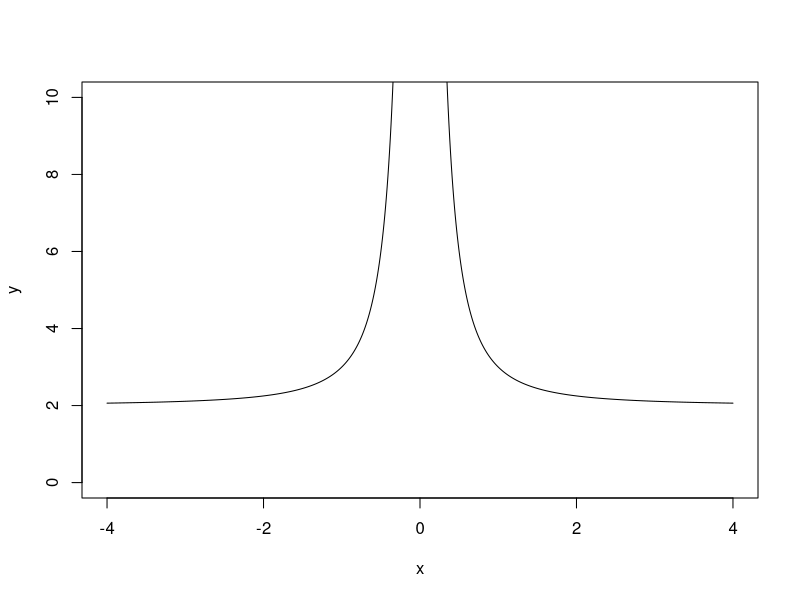
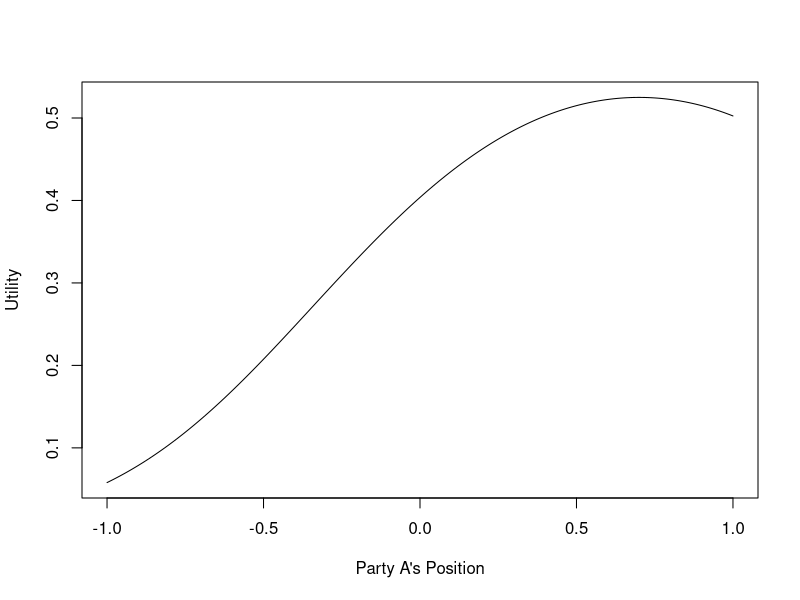
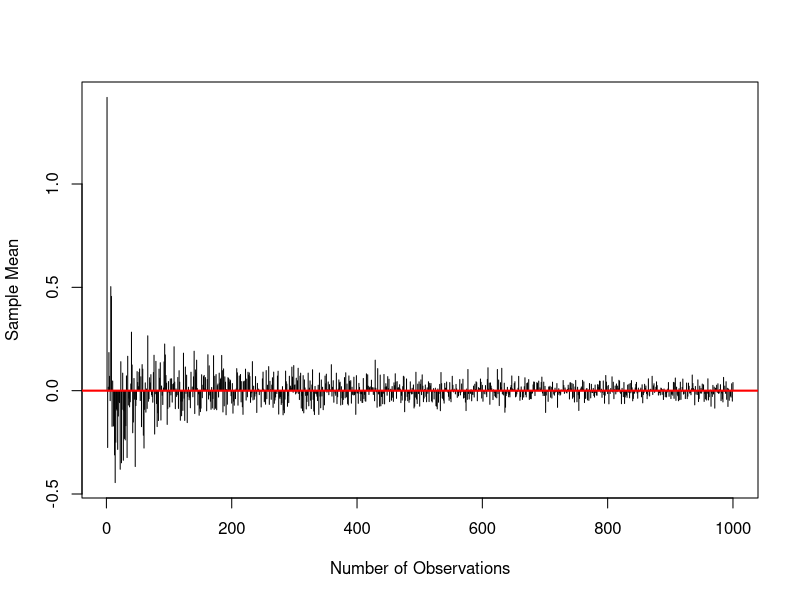
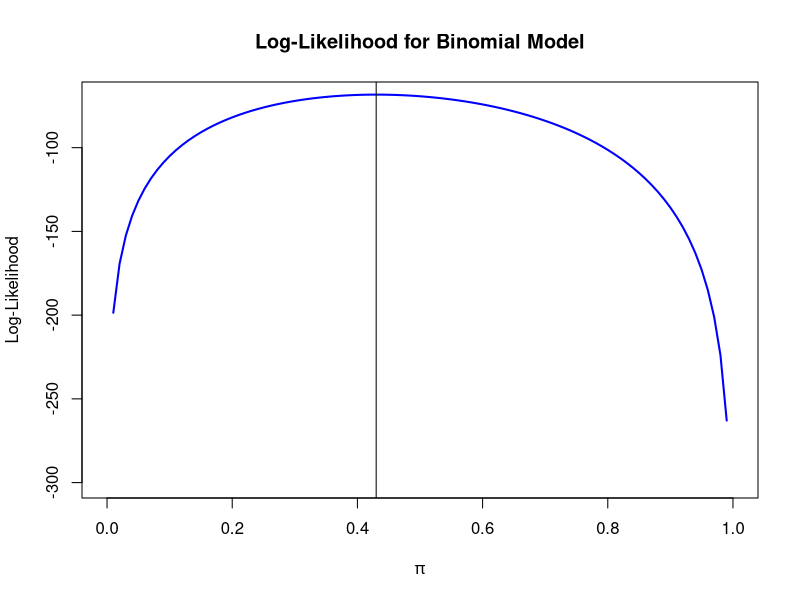

Generate these figures, in order, with R:
###CHAPTER 11: ADDITIONAL PROGRAMMING TOOLS###
###POLITICAL ANALYSIS USING R, BY JAMIE MONOGAN###

#clean up
rm(list=ls())

##SECTION 11.1: PROBABILITY DISTRIBUTIONS##
#standard normal cumulative distribution function
pnorm(1.645)

#random draw from standard normal
a <- rnorm(1)
a

#10 draws from a chi-squared distribution with 4 degrees of freedom
c <- rchisq(10,df=4)
c

#quantile function for a chi-squared distribution with 4 degrees of freedom
qchisq(.9,df=4)

#probability mass function for a Poisson distribution with intensity parameter 9
dpois(5,lambda=9)

#probability density function for a normal distribution with mean 4 and standard deviation 2
dnorm(1,mean=4,sd=2)

##SECTION 11.2: FUNCTIONS##
#define a simple function where y depends on x
first.fun<-function(x){
     y<-2+x^{-2}
     return(y)
     }

#return values of y given values of x
first.fun(1)
first.fun(3)

#graph the function given a range of values of x from -4 to 4
my.x<-seq(-4,4,by=.01)
plot(y=first.fun(my.x),x=my.x,type='l',xlab="x",ylab="y",ylim=c(0,10))

#define a more complicated function based on Equation 11.1
Quadratic.A<-function(m.1,m.2,p,delta,theta.A,theta.D){
    util.a<-plogis(-(m.1-theta.A)^2+(m.1-theta.D)^2+p)+delta*plogis(-(m.2-theta.A)^2+(m.2-theta.D)^2)
    return(util.a)
    }
    
#determine utility value given parameter values
Quadratic.A(m.1=.7,m.2=-.1,p=.1,delta=0,theta.A=.7,theta.D=.7)

#graph the utility function manipulating values of theta.Aj
positions<-seq(-1,1,.01)
util.A<-Quadratic.A(m.1=.7,m.2=-.1,p=.1,delta=0,theta.A=positions,theta.D=.7)
plot(x=positions,y=util.A,type='l',xlab="Party A's Position",ylab="Utility")

##SECTION 11.3: LOOPS##
#set random seed for reproducibility of experiment
set.seed(271828183)

#set a storage vector to store results from each trial
store <- matrix(NA,1000,1)

#create a loop in which samples from the standard normal are drawn and then the average is reported
for (i in 1:1000){
     a <- rnorm(i)
     store[i] <- mean(a)
     }
     
#plot the output to illustrate the law of large numbers     
plot(store, type="h",ylab="Sample Mean",xlab="Number of Observations")
abline(h=0,col='red',lwd=2)

##SECTION 11.4: BRANCHING##
#HOW OFTEN ARE TWO DRAWS FROM 1 TO 10 BOTH EVEN?
#initialize counter at zero
even.count<-0

#create a loop simulating 100 trials, include a branch that adds to the counter when statement is true
for (i in 1:100){
     a<-sample(c(1:10),2,replace=TRUE)
     if (sum(a%%2)==0){
          even.count<-even.count+1
          }
}

#view results     	
even.count

#HOW OFTEN ARE BOTH DRAWS EVEN, BOTH ODD, OR A SPLIT?
#initialize all three counters at zero
even.count<-0
odd.count<-0
split.count<-0

#create a loop simulating 100 trials, create three branches based on if...else statements
for (i in 1:100){
     a<-sample(c(1:10),2,replace=TRUE)
     if (sum(a%%2)==0){
          even.count<-even.count+1
          } else if (sum(a%%2)==2){
               odd.count<-odd.count+1
                    } else{
                         split.count<-split.count+1
                         }
}     	

#view results
even.count
odd.count
split.count

##SECTION 11.5: OPTIMIZATION AND MAXIMUM LIKELIHOOD ESTIMATION##
#define log-likelihood function
binomial.loglikelihood <- function(prob, y, n) {
   loglikelihood <- y*log(prob) + (n-y)*log(1-prob)
   return(loglikelihood)
}

#find the maximum likelihood estimate using 'optim'
test <- optim(c(.5),            # starting value for prob
   binomial.loglikelihood,      # the log-likelihood function
   method="BFGS",               # optimization method
   hessian=TRUE,                # return numerical Hessian
   control=list(fnscale=-1),    # maximize instead of minimize
   y=43, n=100)                 # the data
print(test)

#standard error of probability parameter
sqrt(diag(solve(-test$hessian)))

#plot the log-likelihood function against possible values of the probability parameter
ruler <- seq(0,1,0.01)
loglikelihood <- binomial.loglikelihood(ruler, y=43, n=100)
plot(ruler, loglikelihood, type="l", lwd=2, col="blue",xlab=expression(pi),ylab="Log-Likelihood",ylim=c(-300,-70),main="Log-Likelihood for Binomial Model")
abline(v=.43)

##SECTION 11.6: OBJECT-ORIENTED PROGRAMMING##
#SECTION 11.6.1: SIMULATING A GAME#
#clean up
rm(list=ls())

#define utility functions
Quadratic.A<-function(m.1,m.2,p,delta,theta.A,theta.D){
    util.a<-plogis(-(m.1-theta.A)^2+(m.1-theta.D)^2+p)+delta*plogis(-(m.2-theta.A)^2+(m.2-theta.D)^2)
    return(util.a)
    }
Quadratic.D<-function(m.1,m.2,p,delta,theta.A,theta.D){
    util.d<-(1-plogis(-(m.1-theta.A)^2+(m.1-theta.D)^2+p))+delta*(1-plogis(-(m.2-theta.A)^2+(m.2-theta.D)^2))
    return(util.d)
    }

#define "simulate" command that runs a simulation
simulate<-function(v,delta,m.2,m.1=0.7,theta=seq(-1,1,.1)){
     
    #define internal parameters, matrices, and vectors
    precision<-length(theta)
    outcomeA<-matrix(NA,precision,precision)
    outcomeD<-matrix(NA,precision,precision)
    bestResponseA<-rep(NA,precision) 
    bestResponseD<-rep(NA,precision)
    equilibriumA<- 'NA'
    equilibriumD<- 'NA'

    #matrix attributes
    rownames(outcomeA)<-colnames(outcomeA)<-rownames(outcomeD)<-
         colnames(outcomeD)<-names(bestResponseA)<-
         names(bestResponseD)<-theta

    #fill-in the utilities for all strategies for party A
    for (i in 1:precision){
            for (j in 1:precision){
                outcomeA[i,j]<-Quadratic.A(m.1,m.2,v,delta,
                     theta[i],theta[j])
                }
        }

    #utilities for party D
    for (i in 1:precision){
            for (j in 1:precision){
                outcomeD[i,j]<-Quadratic.D(m.1,m.2,v,delta,
                     theta[i],theta[j])
                }
        }

    #best responses for party A
    for (i in 1:precision){
        bestResponseA[i]<-which.max(outcomeA[,i])
        }

    #best responses for party D
    for (i in 1:precision){
        bestResponseD[i]<-which.max(outcomeD[i,])
        }

    #find the equilibria
    for (i in 1:precision){
        if (bestResponseD[bestResponseA[i]]==i){
            equilibriumA<-dimnames(outcomeA)[[1]][
                 bestResponseA[i]]
            equilibriumD<-dimnames(outcomeD)[[2]][
                 bestResponseD[bestResponseA[i]]]                  
                }
    }

    #save the output
    result<-list(outcomeA=outcomeA,outcomeD=outcomeD, 
        bestResponseA=bestResponseA,bestResponseD=bestResponseD,
        equilibriumA=equilibriumA,equilibriumD=equilibriumD)
    class(result)<-'game.simulation'
    invisible(result)
}

#run a simulation when the second election does not matter
treatment.1<-simulate(v=0.1,delta=0.0,m.2=-0.1)
treatment.1

#equilibirum from treatment 1
treatment.1$equilibriumA
treatment.1$equilibriumD

#run a simulation when the second election is worth one tenth of the first, add extra precision to party positions
treatment.2<-simulate(v=0.1,delta=0.1,m.2=-0.1,theta=seq(-1,1,.01))

#equilibrium
treatment.2$equilibriumA
treatment.2$equilibriumD

##SECTION 11.7: MONTE CARLO ANALYSIS: AN APPLIED EXAMPLE##
#SECTION 11.7.1: STRATEGIC DETERRENCE LOG-LIKELIHOOD FUNCTION#
#clean up
rm(list=ls())

#define log-likelihood function
llik=function(B,X,Y) {
  #Separate data matrices to individual variables:
  sq=as.matrix(Y[,1])             
  cap=as.matrix(Y[,2])
  war=as.matrix(Y[,3])
  X13=as.matrix(X[,1])
  X14=as.matrix(X[,2])
  X24=as.matrix(X[,3:4])
  
  #Separate coefficients for each equation:
  B13=as.matrix(B[1])
  B14=as.matrix(B[2])
  B24=as.matrix(B[3:4])
  
  #Define utilities as variables times coefficients:
  U13=X13 %*% B13
  U14=X14 %*% B14
  U24=X24 %*% B24
  
  #Compute probability 2 will fight (P4) or not (P3):
  P4=pnorm(U24)                 
  P3=1-P4                               
  
  #Compute probability 1 will attack (P2) or not (P1):
  P2=pnorm((P3*U13+P4*U14))     
  P1=1-P2                               
  
  #Define and return log-likelihood function:
  lnpsq=log(P1)
  lnpcap=log(P2*P3)
  lnpwar=log(P2*P4)
  llik=sq*lnpsq+cap*lnpcap+war*lnpwar   
  return(sum(llik))
}

#SECTION 11.7.2: EVALUATING THE ESTIMATOR#
#set the random seed for reproducibility
set.seed(3141593)

#define number of experiments and cases per experiment
i<-100     #number of experiments
n<-1000    #number of cases per experiment
#n<-5000    #second treatment for number of cases per experiment

#set up matrices for outputs of each experiment
beta.qre<-matrix(NA,i,4)
stder.qre<-matrix(NA,i,4)

#create a loop to simulate data according to the populationmodel described and estimate the model over each sample
for(j in 1:i){
     #Simulate Causal Variables
     x1<-rnorm(n)
     x2<-rnorm(n)
     x3<-rnorm(n)
     x4<-rnorm(n)

     #Create Utilities and Error Terms
     u11<-rnorm(n,sd=sqrt(.5))
     u13<-x1
     u23<-rnorm(n,sd=sqrt(.5))
     u14<-x2
     u24<-x3+x4+rnorm(n,sd=sqrt(.5))
     pR<-pnorm(x3+x4)
     uA<-(pR*u14)+((1-pR)*u13)+rnorm(n,sd=sqrt(.5))

     #Create Dependent Variables
     sq<-rep(0,n)
     capit<-rep(0,n)
     war<-rep(0,n)
     sq[u11>=uA]<-1
     capit[u11<uA & u23>=u24]<-1
     war[u11<uA & u23<u24]<-1
     Nsq<-abs(1-sq)

     #Matrices for Input
     stval<-rep(.1,4)                         
     depvar<-cbind(sq,capit,war)              
     indvar<-cbind(x1,x2,x3,x4)        

     #Fit Model
     strat.mle<-optim(stval,llik,hessian=TRUE,method="BFGS",
          control=list(maxit=2000,fnscale=-1,trace=1),
          X=indvar,Y=depvar)

     #Save Results
     beta.qre[j,]<-strat.mle$par
     stder.qre[j,]<-sqrt(diag(solve(-strat.mle$hessian)))
}

#quick view of average coefficients (population values all set to 1)
apply(beta.qre,2,mean)

#compute level of bias in estimates
deviate <- sweep(beta.qre, 2, c(1,1,1,1))
colMeans(deviate) 

#compute mean absolute errors in estimates
colMeans(abs(deviate)) 

##END OF CHAPTER##



##ALTERNATIVE CODE FOR SECTION 11.6: USING THE S4 OBJECT FAMILY TO ACCOMPLISH THE SAME GOAL##
#clean up
rm(list=ls())

#define utility functions
Quadratic.A<-function(m.1,m.2,p,delta,theta.A,theta.D){
    util.a<-plogis(-(m.1-theta.A)^2+(m.1-theta.D)^2+p)+delta*plogis(-(m.2-theta.A)^2+(m.2-theta.D)^2)
    return(util.a)
    }
Quadratic.D<-function(m.1,m.2,p,delta,theta.A,theta.D){
    util.d<-(1-plogis(-(m.1-theta.A)^2+(m.1-theta.D)^2+p))+delta*(1-plogis(-(m.2-theta.A)^2+(m.2-theta.D)^2))
    return(util.d)
    }

#define class within the S4 object system
setClass("simulation", representation(outcomeA="matrix", outcomeD="matrix", bestResponseA="numeric", bestResponseD="numeric", equilibriumA="character", equilibriumD="character"))

#define "simulate" command that runs a simulation
simulate<-function(v,delta,m.2,m.1=0.7,theta=seq(-1,1,.1)){
     
    #define internal parameters, matrices, and vectors
    precision<-length(theta)
    outcomeA<-matrix(NA,precision,precision)
    outcomeD<-matrix(NA,precision,precision)
    bestResponseA<-rep(NA,precision) 
    bestResponseD<-rep(NA,precision)
    equilibriumA<- 'NA'
    equilibriumD<- 'NA'

    #matrix attributes
    rownames(outcomeA)<-colnames(outcomeA)<-rownames(outcomeD)<-
         colnames(outcomeD)<-names(bestResponseA)<-
         names(bestResponseD)<-theta

    #fill-in the utilities for all strategies for party A
    for (i in 1:precision){
            for (j in 1:precision){
                outcomeA[i,j]<-Quadratic.A(m.1,m.2,v,delta,
                     theta[i],theta[j])
                }
        }

    #utilities for party D
    for (i in 1:precision){
            for (j in 1:precision){
                outcomeD[i,j]<-Quadratic.D(m.1,m.2,v,delta,
                     theta[i],theta[j])
                }
        }

    #best responses for party A
    for (i in 1:precision){
        bestResponseA[i]<-which.max(outcomeA[,i])
        }

    #best responses for party D
    for (i in 1:precision){
        bestResponseD[i]<-which.max(outcomeD[i,])
        }

    #find the equilibria
    for (i in 1:precision){
        if (bestResponseD[bestResponseA[i]]==i){
            equilibriumA<-dimnames(outcomeA)[[1]][
                 bestResponseA[i]]
            equilibriumD<-dimnames(outcomeD)[[2]][
                 bestResponseD[bestResponseA[i]]]                  
                }
    }

    #save the output as the S4-type object
	result<-new("simulation",outcomeA=outcomeA, outcomeD=outcomeD,
		bestResponseA=bestResponseA, bestResponseD=bestResponseD, equilibriumA=equilibriumA, equilibriumD=equilibriumD)    
    invisible(result)
}

#run a simulation when the second election does not matter
treatment.1<-simulate(v=0.1,delta=0.0,m.2=-0.1)
treatment.1

#equilibirum from treatment 1
treatment.1@equilibriumA
treatment.1@equilibriumD

#run a simulation when the second election is worth one tenth of the first, add extra precision to party positions
treatment.2<-simulate(v=0.1,delta=0.1,m.2=-0.1,theta=seq(-1,1,.01))

#equilibrium
treatment.2@equilibriumA
treatment.2@equilibriumD




